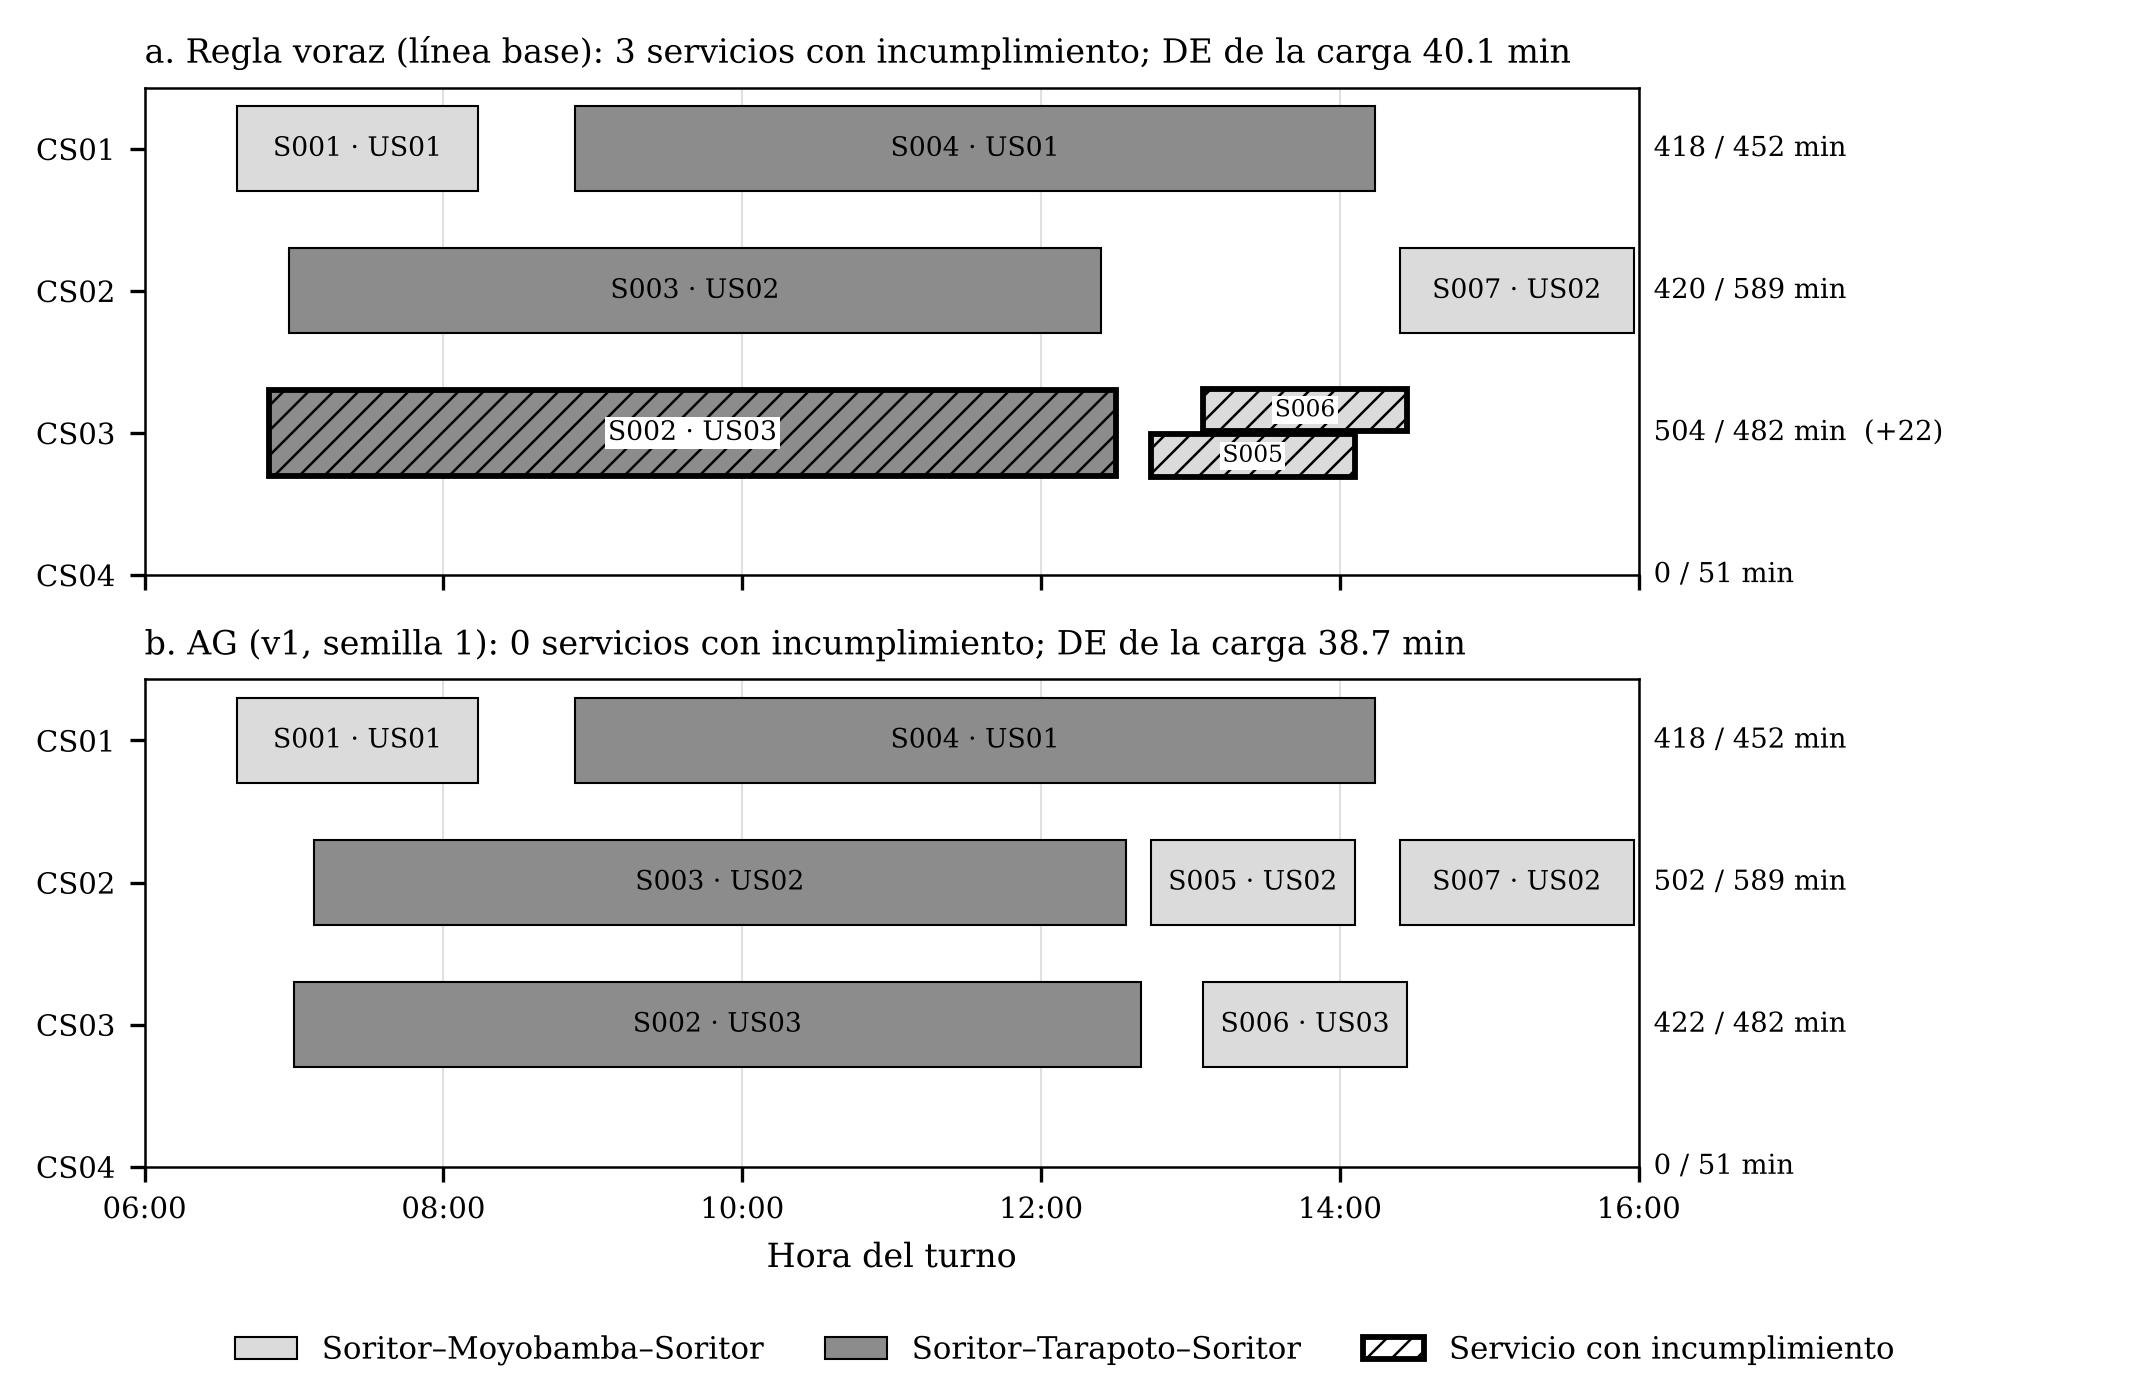

The script that saved this image:
"""Figura de la corrida del capítulo IV: programación del turno (n = 7, instancia 101) por conductor con la regla
voraz (línea base) y con el AG (configuración v1, semilla 1). Lee la traza JSON de trazar_corrida.py.
Uso: python figura_corrida.py traza.json salida.png"""
import json
import math
import sys
from collections import defaultdict

import matplotlib

matplotlib.use("Agg")
import matplotlib.pyplot as plt  # noqa: E402
from matplotlib.patches import Patch  # noqa: E402

t = json.load(open(sys.argv[1], encoding="utf8"))
TONO = {"MOY": "0.86", "TAR": "0.55"}
INICIO = 6 * 60
alt = {(s["id"], a["k"]): (s, a) for s in t["servicios"] for a in s["alternativas"]}
conductores = t["conductores"]


def malos(crom):
    v = None
    sel = [(s["id"], g) for s, g in zip(t["servicios"], crom)]
    # incumplimientos por pares (unidad o conductor) y por exceso de conducción
    m = set()
    asig = [(sid, alt[(sid, g)][1]) for sid, g in sel]
    for i in range(len(asig)):
        for j in range(i + 1, len(asig)):
            (s1, a1), (s2, a2) = asig[i], asig[j]
            if a1["unidad"] == a2["unidad"] or a1["conductor"] == a2["conductor"]:
                if not (a1["inicio"] + a1["duracion"] + t["t_min"] <= a2["inicio"]
                        or a2["inicio"] + a2["duracion"] + t["t_min"] <= a1["inicio"]):
                    m.update((s1, s2))
    carga = defaultdict(float)
    for _, a in asig:
        carga[a["conductor"]] += a["duracion"]
    exc = {c for c, x in carga.items() if x > t["limite"][c] + 1e-9}
    m.update(sid for sid, a in asig if a["conductor"] in exc)
    return m, carga


def panel(ax, crom, titulo):
    m, carga = malos(crom)
    filas = {c: i for i, c in enumerate(conductores)}
    puestos = defaultdict(list)
    for s, g in zip(t["servicios"], crom):
        a = alt[(s["id"], g)][1]
        puestos[a["conductor"]].append((s, a))
    for c, lista in puestos.items():
        lista.sort(key=lambda z: z[1]["inicio"])
        for k, (s, a) in enumerate(lista):
            y = filas[c]
            solapa = any(not (a["inicio"] + a["duracion"] <= b["inicio"] or b["inicio"] + b["duracion"] <= a["inicio"])
                         for s2, b in lista if s2["id"] != s["id"])
            h, dy = (0.3, (-0.16 if k % 2 == 0 else 0.16)) if solapa else (0.6, 0.0)
            ax.barh(y + dy, a["duracion"], left=a["inicio"], height=h, color=TONO[s["ruta"]], edgecolor="black",
                    linewidth=1.4 if s["id"] in m else 0.5, hatch="////" if s["id"] in m else None)
            etiqueta = s["id"] if solapa else f"{s['id']} · {a['unidad']}"
            ax.text(a["inicio"] + a["duracion"] / 2, y + dy, etiqueta, ha="center", va="center",
                    fontsize=5.6 if solapa else 6.4,
                    bbox=dict(boxstyle="square,pad=0.1", facecolor="white", edgecolor="none") if s["id"] in m else None)
    for c, i in filas.items():
        exceso = carga[c] - t["limite"][c]
        txt = f"{carga[c]:.0f} / {t['limite'][c]:.0f} min" + (f"  (+{exceso:.0f})" if exceso > 0 else "")
        ax.text(t["turno_min"] + 6, i, txt, ha="left", va="center", fontsize=6.6)
    usados = [x for x in carga.values() if x > 0]
    media = sum(usados) / len(usados)
    de = math.sqrt(sum((x - media) ** 2 for x in usados) / len(usados))
    ax.set_yticks(range(len(conductores)))
    ax.set_yticklabels(conductores, fontsize=7)
    ax.invert_yaxis()
    ticks = list(range(0, t["turno_min"] + 1, 120))
    ax.set_xticks(ticks)
    ax.set_xticklabels([f"{(INICIO + x) // 60:02d}:00" for x in ticks], fontsize=7)
    ax.set_xlim(0, t["turno_min"])
    ax.grid(True, axis="x", color="0.88", linewidth=0.5)
    ax.set_axisbelow(True)
    ax.set_title(f"{titulo}: {len(m)} servicios con incumplimiento; DE de la carga {de:.1f} min",
                 fontsize=8, loc="left")


plt.rcParams.update({"font.family": "DejaVu Serif", "font.size": 8, "axes.linewidth": 0.6, "hatch.linewidth": 0.6})
fig, ejes = plt.subplots(2, 1, figsize=(7.1, 4.6), sharex=True)
panel(ejes[0], t["voraz"]["c"], "a. Regla voraz (línea base)")
panel(ejes[1], t["mejor"], f"b. AG (v1, semilla {t['semilla_ag']})")
ejes[-1].set_xlabel("Hora del turno")
leyenda = [Patch(facecolor=TONO["MOY"], edgecolor="black", linewidth=0.5, label="Soritor–Moyobamba–Soritor"),
           Patch(facecolor=TONO["TAR"], edgecolor="black", linewidth=0.5, label="Soritor–Tarapoto–Soritor"),
           Patch(facecolor="white", edgecolor="black", linewidth=1.4, hatch="////", label="Servicio con incumplimiento")]
fig.legend(handles=leyenda, loc="lower center", ncol=3, frameon=False, fontsize=7.4, bbox_to_anchor=(0.5, -0.01))
fig.tight_layout(rect=(0, 0.05, 0.93, 1))
fig.savefig(sys.argv[2], dpi=300)
print("ok", sys.argv[2])
